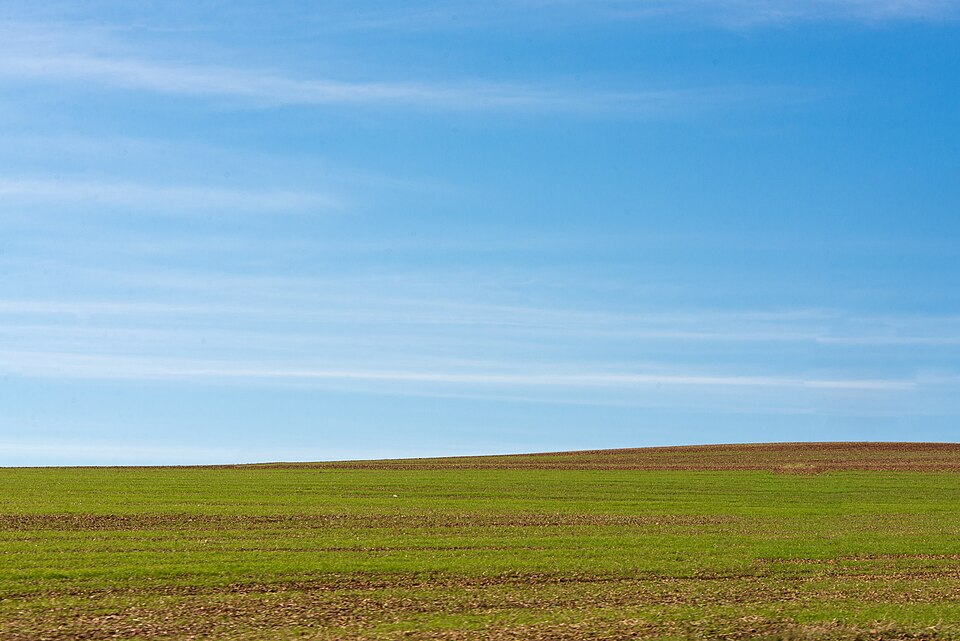
#> input picture computerVision/lab5/images/textures.jpg, 960 x 641 px
$ python task4.py
#> lines starting #> are read from the running program, lines starting #| are printed output that depends on the picture; after the words box and inside, x2 and y2 are one past the last pixel; in counts of white or black regions, pixels touching at a corner belong together
### computerVision/lab5/core.py
import json
import os

import cv2
import matplotlib.pyplot as plt
import numpy as np


def prepare_environment(script_path):
    os.chdir(os.path.dirname(os.path.abspath(script_path)))
    os.makedirs("results", exist_ok=True)


def load_image(path):
    image = cv2.imread(path)
    if image is None:
        raise FileNotFoundError(f"Не удалось прочитать {path}")
    return image


def resize_image(image, max_dimension=640):
    height, width = image.shape[:2]
    scale = min(1.0, max_dimension / max(height, width))
    if scale < 1.0:
        return cv2.resize(image, (round(width * scale), round(height * scale)),
                          interpolation=cv2.INTER_AREA)
    return image


def save_json(path, data):
    with open(path, "w", encoding="utf-8") as file:
        json.dump(data, file, ensure_ascii=False, indent=2)


def finish_plots():
    if plt.get_backend().lower() != "agg":
        plt.show()
    plt.close("all")


def local_mean_std(image, window):
    values = image.astype(np.float32)
    mean = cv2.boxFilter(values, -1, (window, window), borderType=cv2.BORDER_REFLECT)
    mean_square = cv2.boxFilter(values * values, -1, (window, window),
                                borderType=cv2.BORDER_REFLECT)
    deviation = np.sqrt(np.maximum(mean_square - mean * mean, 0))
    return mean, deviation


def fill_holes(mask):
    """Заполняет внутренние отверстия бинарной маски, сохраняя внешний фон."""
    padded = cv2.copyMakeBorder(mask, 1, 1, 1, 1, cv2.BORDER_CONSTANT, value=0)
    flooded = padded.copy()
    cv2.floodFill(flooded, None, (0, 0), 255)
    holes = cv2.bitwise_not(flooded)[1:-1, 1:-1]
    return cv2.bitwise_or(mask, holes)

### computerVision/lab5/task4.py
import csv
import json
import cv2
import numpy as np
import matplotlib.pyplot as plt

if __package__:
    from .core import (fill_holes, finish_plots, load_image, local_mean_std,
                       prepare_environment, resize_image, save_json)
else:
    from core import (fill_holes, finish_plots, load_image, local_mean_std,
                      prepare_environment, resize_image, save_json)


def local_entropy(gray, window=9, bins=32):
    quantized = gray.astype(np.uint16) * bins // 256
    entropy = np.zeros(gray.shape, dtype=np.float32)
    for level in range(bins):
        indicator = (quantized == level).astype(np.float32)
        probability = cv2.boxFilter(indicator, -1, (window, window),
                                    borderType=cv2.BORDER_REFLECT)
        selected = probability > 0
        entropy[selected] -= probability[selected] * np.log2(probability[selected])
    return np.maximum(entropy, 0)


def local_statistics(gray, window=9):
    _, deviation = local_mean_std(gray, window)
    kernel = np.ones((window, window), dtype=np.uint8)
    maximum = cv2.dilate(gray, kernel, borderType=cv2.BORDER_REFLECT)
    minimum = cv2.erode(gray, kernel, borderType=cv2.BORDER_REFLECT)
    return deviation, maximum - minimum


def texture_descriptors(gray, mask):
    values = gray[np.asarray(mask, dtype=bool)]
    if values.size == 0:
        raise ValueError("Нельзя вычислить признаки пустой области")
    histogram = np.bincount(values, minlength=256).astype(np.float64)
    probability = histogram / values.size
    levels = np.arange(256, dtype=np.float64)
    mean = np.sum(levels * probability)
    variance = np.sum((levels - mean) ** 2 * probability)
    positive = probability[probability > 0]
    third_moment = np.sum((levels - mean) ** 3 * probability)
    return {"mean": float(mean), "std": float(np.sqrt(variance)),
            "smoothness": float(1 - 1 / (1 + variance / 255 ** 2)),
            "third_moment": float(third_moment),
            "third_moment_normalized": float(third_moment / 255 ** 3),
            "uniformity": float(np.sum(probability ** 2)),
            "entropy": float(-np.sum(positive * np.log2(positive)))}


def remove_small_regions(mask, min_area):
    count, labels, stats, _ = cv2.connectedComponentsWithStats(mask, connectivity=8)
    result = np.zeros_like(mask)
    for label in range(1, count):
        if stats[label, cv2.CC_STAT_AREA] >= min_area:
            result[labels == label] = 255
    return result


def main():
    prepare_environment(__file__)
    original = load_image("images/textures.jpg")
#> in load_image, image is the input picture: shape (641, 960, 3); mean B, G, R 173.6, 166.4, 129.5
    height, width = original.shape[:2]
#> height = 641; width = 960
    image = resize_image(original)
    rgb = cv2.cvtColor(image, cv2.COLOR_BGR2RGB)
    gray = cv2.cvtColor(image, cv2.COLOR_BGR2GRAY)
    entropy = local_entropy(gray, window=9, bins=32)
#> after the loop in local_entropy, `for level in range(bins):`:
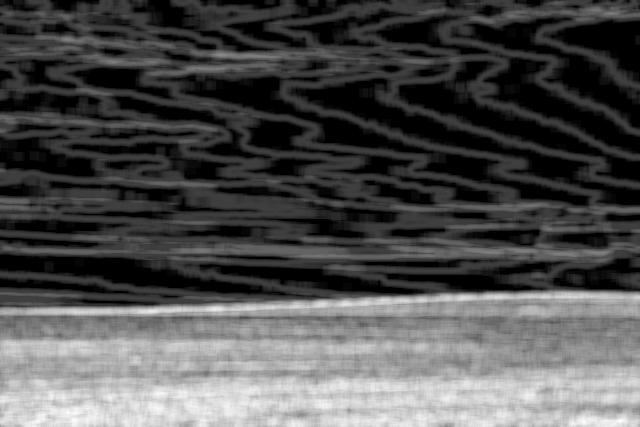
#> entropy: shape (427, 640) float32; min 0, max 4.03, mean 1.25; drawn with min black and max white
    deviation, value_range = local_statistics(gray, window=9)
#> in local_statistics, `minimum = cv2.erode(gray, kernel, borderType=cv2.BORDER_REFLECT)`:
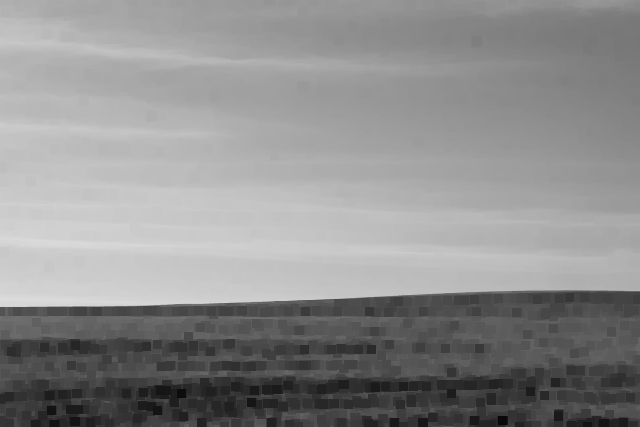
#> minimum: shape (427, 640); min 9, max 220, mean 141.2
    normalized = cv2.normalize(entropy, None, 0, 255, cv2.NORM_MINMAX)
    entropy_image = np.rint(normalized).astype(np.uint8)
    threshold, raw = cv2.threshold(entropy_image, 0, 255,
                                   cv2.THRESH_BINARY + cv2.THRESH_OTSU)
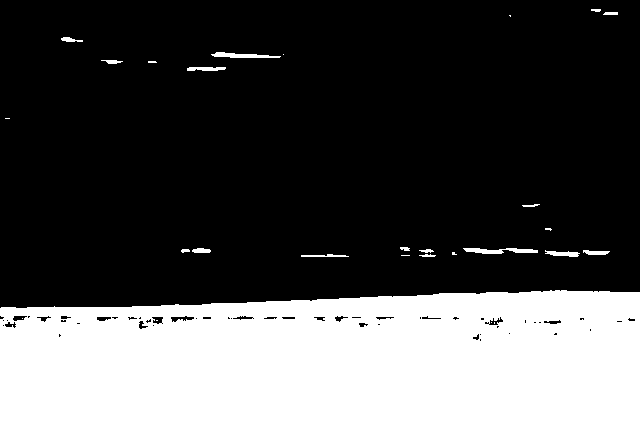
#> raw: shape (427, 640); 30.2% white; 28 white regions (11 under 20 px), largest, box (x1, y1, x2, y2) and area: (0, 290, 640, 427) 80927, (463, 248, 538, 254) 285, (211, 52, 281, 58) 249
#> threshold = 106

    # Аналог bwareaopen с учетом размера рабочей фотографии.
    min_area = max(1, round(gray.size * 0.005))
#> min_area = 1366
    filtered = remove_small_regions(raw, min_area)
#> in remove_small_regions, `count, labels, stats, _ = cv2.connectedComponentsWithStats(mask, conne..`:
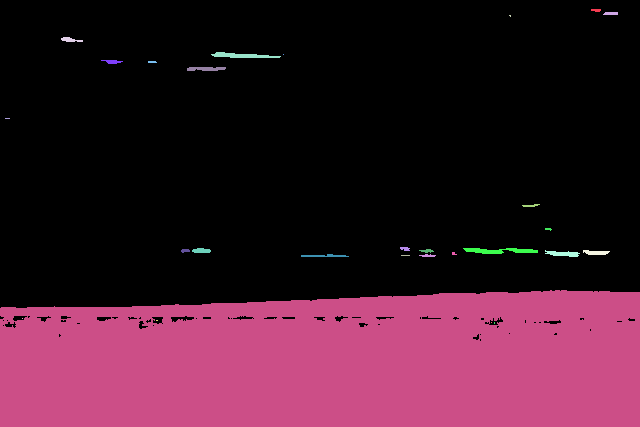
#> labels: shape (427, 640) int32; 29 distinct labels, from 0 to 28; one colour per label, 0 black
#> in remove_small_regions, `count, labels, stats, _ = cv2.connectedComponentsWithStats(mask, conne..`: count = 29; stats = 29 rows, first 6: [0, 0, 640, 341, 190851], [591, 9, 10, 3, 25], [603, 12, 15, 3, 42], [509, 15, 2, 2, 3], [61, 37, 22, 5, 68], [211, 52, 70, 6, 249]
#> after the loop in remove_small_regions, `for label in range(1, count):`: result: shape (427, 640); 29.6% white; 1 white region, box (x1, y1, x2, y2) and area: (0, 290, 640, 427) 80927
    kernel = cv2.getStructuringElement(cv2.MORPH_ELLIPSE, (9, 9))
    closed = cv2.morphologyEx(filtered, cv2.MORPH_CLOSE, kernel)
#> closed: shape (427, 640); 29.9% white; 1 white region, box (x1, y1, x2, y2) and area: (0, 290, 640, 427) 81784
    coarse = fill_holes(closed)
#> in fill_holes, `padded = cv2.copyMakeBorder(mask, 1, 1, 1, 1, cv2.BORDER_CONSTANT, val..`: padded: shape (429, 642); 29.7% white; 1 white region, box (x1, y1, x2, y2) and area: (1, 291, 641, 428) 81784
#> in fill_holes, `cv2.floodFill(flooded, None, (0, 0), 255)`: flooded: shape (429, 642); every value is 255
    smooth = cv2.bitwise_not(coarse)
    masks = [smooth, coarse]
    class_names = ["smooth_sky", "coarse_field"]
    class_titles = ["Гладкая текстура: небо", "Грубая текстура: поле"]
    labels = (coarse > 0).astype(np.uint8)

    boundary = cv2.subtract(coarse, cv2.erode(coarse, np.ones((3, 3), np.uint8)))
#> boundary: shape (427, 640); 0.25% white in thin lines or dots, all inside (x1, y1, x2, y2) = (0, 290, 640, 309)
    overlay = image.copy()
    overlay[boundary > 0] = [0, 0, 255]
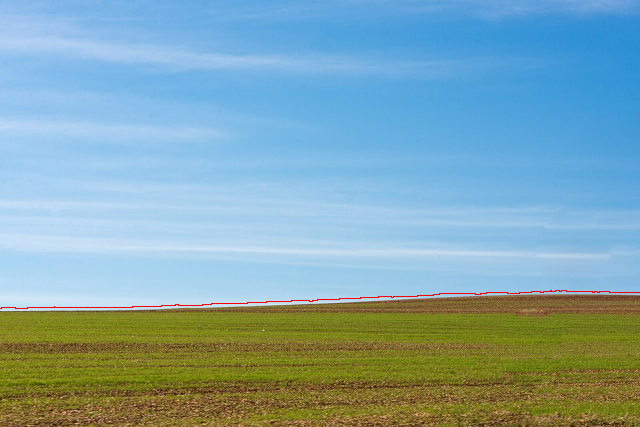
#> overlay: shape (427, 640, 3); mean B, G, R 173, 165.9, 129.8
    extracted = [cv2.bitwise_and(image, image, mask=mask) for mask in masks]
#> extracted = 2 items
    for name, result in zip(["original", "gray", "entropy", "raw", "area_filtered",
                             "closed", "smooth", "coarse", "boundary", "overlay",
                             "smooth_texture", "coarse_texture"],
                            [image, gray, entropy_image, raw, filtered, closed,
                             smooth, coarse, boundary, overlay, *extracted]):
        cv2.imwrite("results/task4_" + name + ".png", result)
#> this loop made 12 passes
#> name on passes 1 to 12: 'original', 'gray', 'entropy', 'raw', 'area_filtered', 'closed', 'smooth', 'coarse', 'boundary', 'overlay', 'smooth_texture', 'coarse_texture'
    np.save("results/task4_labels.npy", labels)
    np.save("results/task4_entropy.npy", entropy)
    np.save("results/task4_local_std.npy", deviation)
    np.save("results/task4_local_range.npy", value_range)

    records = []
    for name, mask in zip(class_names, masks):
        selected = mask > 0
        record = {"class": name, "pixels": int(np.count_nonzero(selected)),
                  "fraction": float(np.mean(selected)), **texture_descriptors(gray, mask),
                  "local_entropy_mean": float(np.mean(entropy[selected])),
                  "local_std_mean": float(np.mean(deviation[selected])),
                  "local_range_mean": float(np.mean(value_range[selected]))}
        records.append(record)
#> this loop made 2 passes
#> (name, mean in texture_descriptors, variance in texture_descriptors, third_moment in texture_descriptors) on passes 1 to 2: ('smooth_sky', 175.6, 579.4, -3369), ('coarse_field', 110.8, 574.3, 19353.6)
#> after the loop, records = 2 items
    with open("results/task4_metrics.csv", "w", newline="", encoding="utf-8-sig") as file:
        writer = csv.DictWriter(file, fieldnames=list(records[0]))
        writer.writeheader()
        writer.writerows(records)
    statistics = {"source": "images/textures.jpg", "source_size": [width, height],
                  "processed_size": [image.shape[1], image.shape[0]], "window": 9,
                  "local_entropy_bins": 32, "regional_histogram_bins": 256,
                  "otsu_normalized_threshold": float(threshold),
                  "entropy_min": float(entropy.min()), "entropy_max": float(entropy.max()),
                  "min_region_area": min_area, "closing_ellipse": [9, 9],
                  "class_assignment": "Higher local variation: coarse field; lower: smooth sky."
                  " Relative interpretation for this photograph, not universal trained classification.",
                  "regions": records}
    save_json("results/task4_stats.json", statistics)

    plt.figure(figsize=(13, 8))
    maps = [rgb, gray, entropy, deviation, value_range, raw]
    titles = ["Исходная фотография", "Яркость", "Локальная энтропия: 9 × 9, 32 уровня",
              "Локальное стандартное отклонение", "Локальный размах: max − min",
              "Оцу по энтропии: T = " + str(round(threshold))]
#> titles = ['Исходная фотография', 'Яркость', 'Локальная энтропия: 9 × 9, 32 уровня', 'Локальное стандартное отклонение', 'Локальный размах: max − min', 'Оцу по энтропии: T = 106']
    for index, (shown, title) in enumerate(zip(maps, titles)):
        plt.subplot(2, 3, index + 1)
        plt.imshow(shown, cmap="magma" if index in [2, 3, 4] else "gray")
        plt.title(title, fontsize=10)
        plt.axis("off")
        if index in [2, 3, 4]:
            plt.colorbar(fraction=0.046, pad=0.04)
#> this loop made 6 passes
#> title on passes 1 to 6: 'Исходная фотография', 'Яркость', 'Локальная энтропия: 9 × 9, 32 уровня', 'Локальное стандартное отклонение', 'Локальный размах: max − min', 'Оцу по энтропии: T = 106'
    plt.tight_layout()
    plt.savefig("results/task4_features.png", dpi=150)
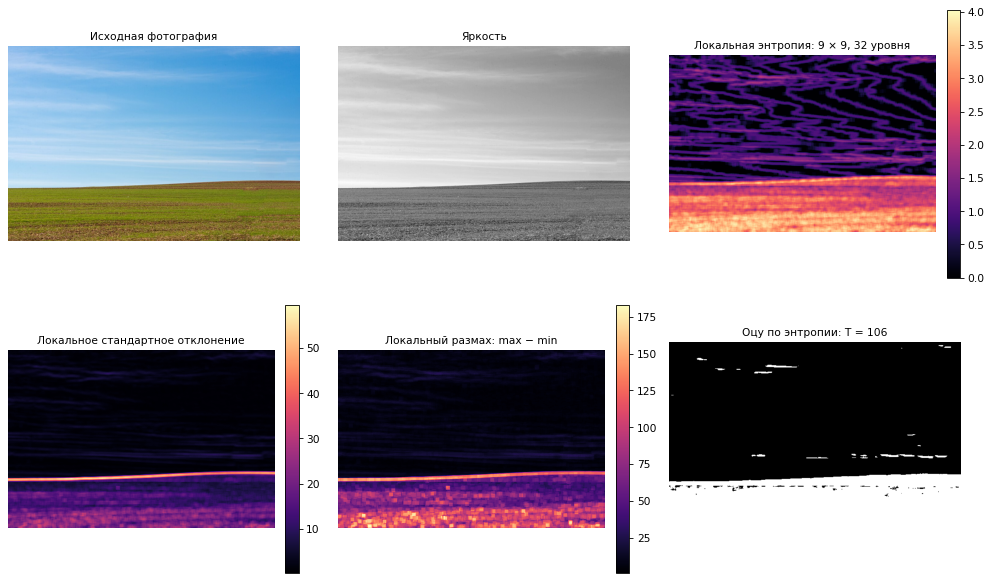
#> figure drawn by matplotlib, 9 panels

    plt.figure(figsize=(13, 8))
    maps = [rgb, coarse, cv2.cvtColor(overlay, cv2.COLOR_BGR2RGB), smooth,
            *[cv2.cvtColor(part, cv2.COLOR_BGR2RGB) for part in extracted]]
    titles = ["Исходная фотография", "Грубая текстура после обработки",
              "Граница сегментов", "Гладкая текстура: дополнение маски", *class_titles]
    for index, (shown, title) in enumerate(zip(maps, titles)):
        plt.subplot(2, 3, index + 1)
        plt.imshow(shown, cmap="gray", vmin=0, vmax=255)
        plt.title(title, fontsize=10)
        plt.axis("off")
#> this loop made 6 passes
    plt.tight_layout()
    plt.savefig("results/task4_comparison.png", dpi=150)
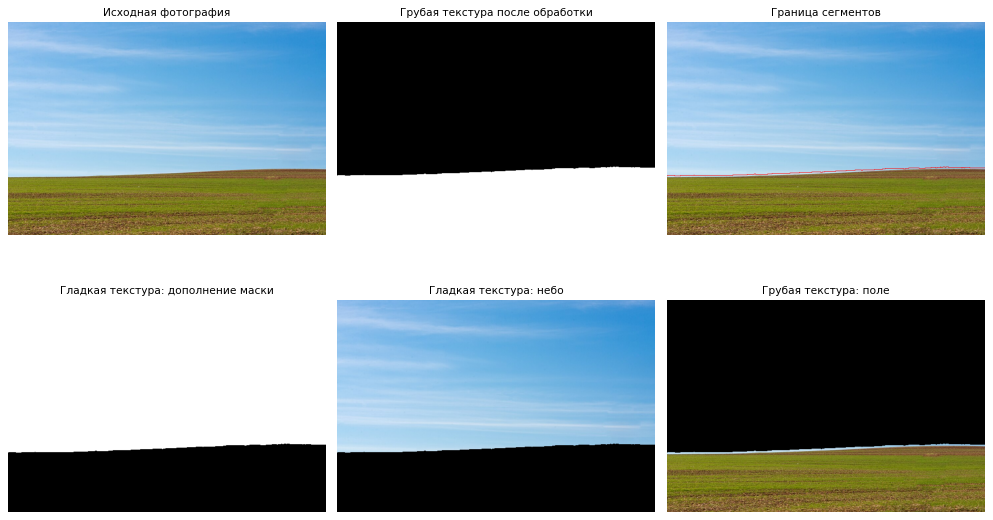
#> figure drawn by matplotlib, 6 panels

    print("Порог Оцу нормированной энтропии:", threshold)
#| Порог Оцу нормированной энтропии: 106.0
    for record in records:
        print(json.dumps(record, ensure_ascii=False))
#> this loop made 2 passes
#> (printed output is left out)
    finish_plots()


if __name__ == "__main__":
    main()

$ run again, with computerVision/lab5/images/portrait.jpg copied over computerVision/lab5/images/textures.jpg
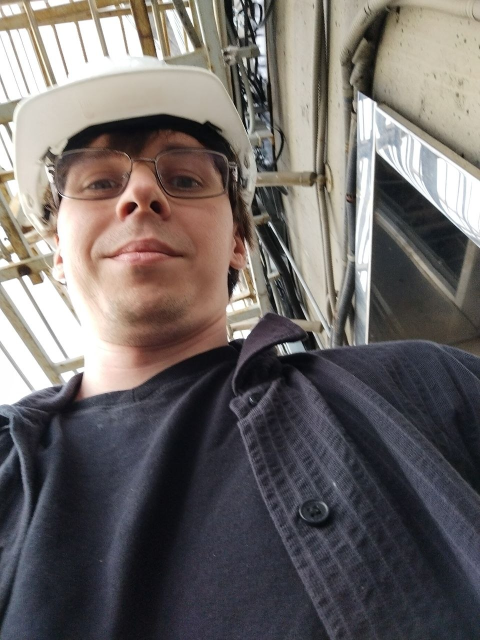
#> input picture computerVision/lab5/images/portrait.jpg, 960 x 1280 px (shown at 1/2 size)
#> in load_image, image is the input picture: shape (1280, 960, 3); mean B, G, R 102.3, 103.7, 109.3
#> after the loop in local_entropy, `for level in range(bins):`:
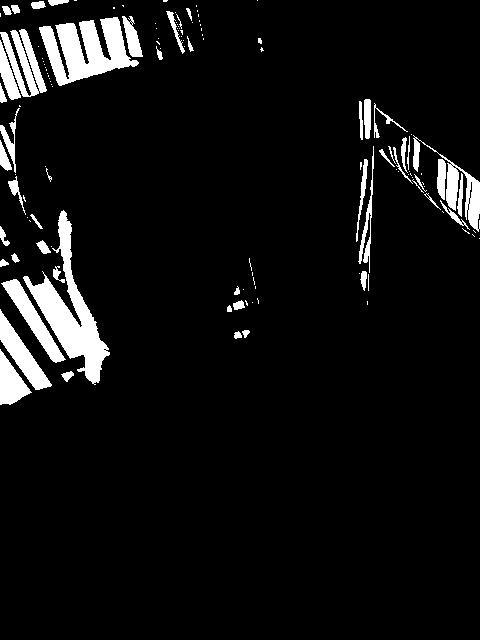
#> indicator: shape (640, 480) float32; values 0 (black) and 1 (white), 6.5% white; 131 white regions (78 under 20 px), largest, box (x1, y1, x2, y2) and area: (23, 210, 110, 385) 4267, (39, 17, 139, 86) 3752, (0, 29, 47, 97) 1423
#> raw: shape (640, 480); 47% white; 75 white regions (49 under 20 px), largest, box (x1, y1, x2, y2) and area: (0, 0, 480, 640) 138337, (109, 366, 217, 633) 3751, (99, 519, 119, 579) 406
#> threshold = 116
#> count = 76; stats = 76 rows, first 6: [0, 0, 480, 640, 162845], [0, 0, 480, 640, 138337], [471, 0, 2, 4, 8], [474, 3, 1, 1, 1], [76, 8, 1, 1, 1], [444, 8, 2, 1, 2]
#> closed: shape (640, 480); 50.3% white; 55 black regions, largest, box (x1, y1, x2, y2) and area: (0, 347, 326, 640) 51710, (313, 371, 480, 640) 18585, (0, 71, 247, 194) 10311
#> padded: shape (642, 482); 49.9% white; 2 white regions (1 under 20 px), largest, box (x1, y1, x2, y2) and area: (1, 1, 481, 641) 154375
#> flooded: shape (642, 482); 89.2% white; 36 black regions, largest, box (x1, y1, x2, y2) and area: (143, 201, 231, 320) 6624, (33, 283, 136, 391) 4422, (42, 20, 143, 86) 3615
#> holes: shape (640, 480); 10.9% white; 36 white regions, largest, box (x1, y1, x2, y2) and area: (142, 200, 230, 319) 6624, (32, 282, 135, 390) 4422, (41, 19, 142, 85) 3615
#> boundary: shape (640, 480); 2.3% white in thin lines or dots
#> in main, `overlay[boundary > 0] = [0, 0, 255]`:
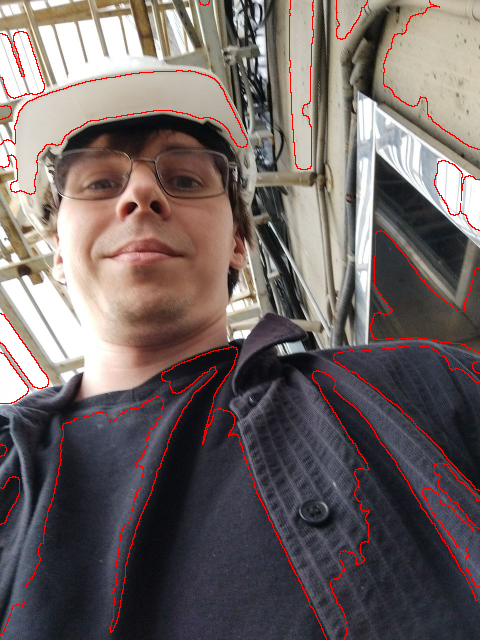
#> overlay: shape (640, 480, 3); mean B, G, R 99.9, 101.4, 112.7
#> extracted = 2 items
#> the loop in main, `for name, result in zip(["original", "gray", "entropy", "raw", "area_f..` made 12 passes
#> name on passes 1 to 8: 'original', 'gray', 'entropy', 'raw', 'area_filtered', 'closed', 'smooth', 'coarse'
#> the loop in main, `for name, mask in zip(class_names, masks):` made 2 passes
#> (name, mean in texture_descriptors, variance in texture_descriptors, third_moment in texture_descriptors) on passes 1 to 2: ('smooth_sky', 84.08, 5235, 427536.6), ('coarse_field', 118.9, 4908.1, 163579.8)
#> titles = ['Исходная фотография', 'Яркость', 'Локальная энтропия: 9 × 9, 32 уровня', 'Локальное стандартное отклонение', 'Локальный размах: max − min', 'Оцу по энтропии: T = 116']
#> the loop in main, `for index, (shown, title) in enumerate(zip(maps, titles)):` made 6 passes
#> title on passes 1 to 6: 'Исходная фотография', 'Яркость', 'Локальная энтропия: 9 × 9, 32 уровня', 'Локальное стандартное отклонение', 'Локальный размах: max − min', 'Оцу по энтропии: T = 116'
#> the loop in main, `for index, (shown, title) in enumerate(zip(maps, titles)):` made 6 passes
#| Порог Оцу нормированной энтропии: 116.0
#> the loop in main, `for record in records:` made 2 passes
#> (printed output is left out)
